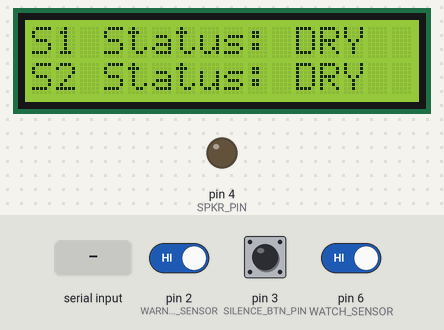
A sketch run on a simulated Arduino Uno, built with avr-gcc and run on an emulated ATmega328P. Shown: 16×2 character LCD, output pins drawn as LEDs (lit = HIGH). Dashed ring = blinking. The inputs (shaded band) are chosen by the test bench; at power-on: pin 2 (WARNING_SENSOR) HIGH, pin 6 (WATCH_SENSOR) HIGH, pin 3 (SILENCE_BTN_PIN) HIGH. What the sketch prints to the serial monitor is not drawn.

Above: at 1.2 s.
1.3 s: pin 2 (WARNING_SENSOR) driven LOW
At 1.9 s:
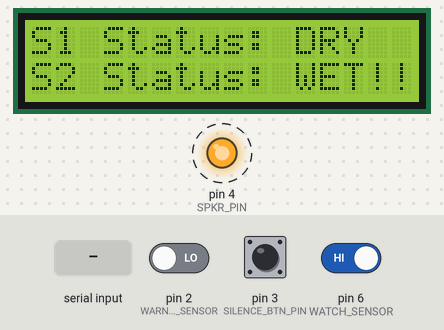
3.7 s: pin 6 (WATCH_SENSOR) driven LOW
At 4.4 s:
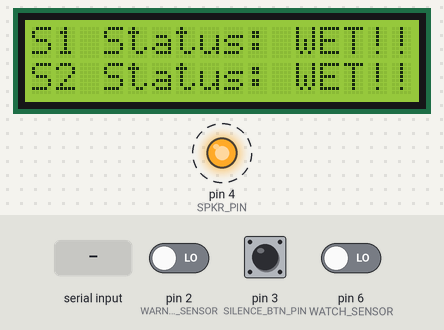
6.2 s: pin 2 (WARNING_SENSOR) driven HIGH
At 8.6 s:
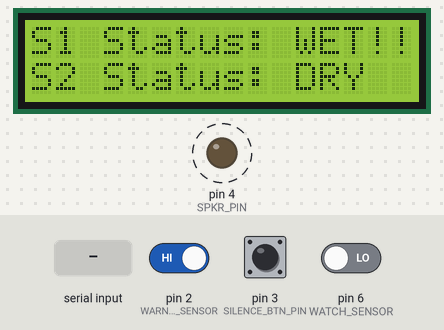
8.7 s: "1\n" received over Serial
At 9.5 s:
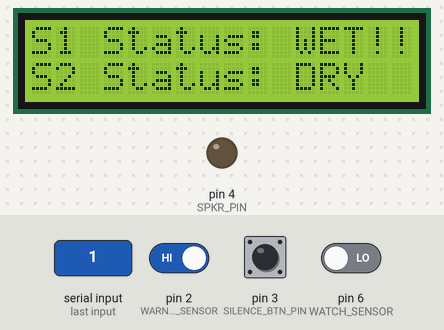
11.5 s: pin 6 (WATCH_SENSOR) driven HIGH
At 12.8 s:
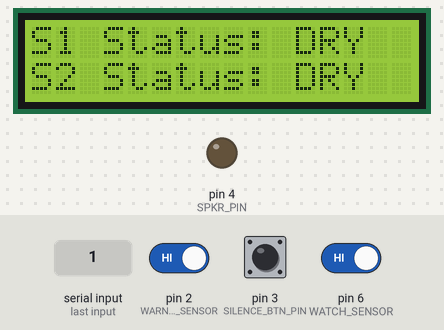
13.3 s: pin 2 (WARNING_SENSOR) driven LOW and pin 6 (WATCH_SENSOR) driven LOW
At 13.94 s:
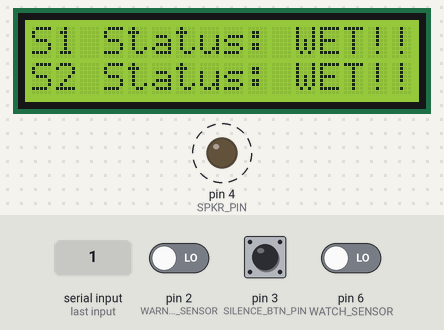
Timing chart, 0 to 63.8 s (numbered marks = the images above; inputs shaded):
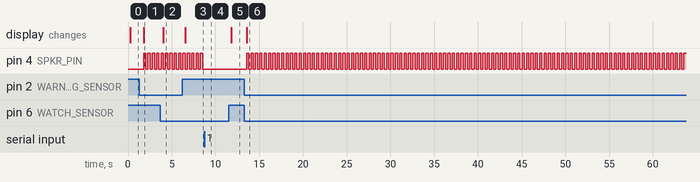

The sketch:

Sump_Monitor.ino
```cpp
//Sump Monitor
//Author: Andy Bard
//This code implements the sump monitor code for the home monitoring system.
//In particular, this handles reading the leak sensors and updating output
//accordingly.
#include <Wire.h>
#include <LiquidCrystal_I2C.h>

//Constants
#define SPKR_PIN 4
#define SILENCE_BTN_PIN 3
//There are two leak sensors, Watch and Warning. The name follows weather advisory rules.
//Watch is the les severe, Warning is more severe.
//For our purposes, this watch will be inside the pit, near the top, and warning will be
//just outside the pit to alarm of an actual breach of water into the home.
#define WATCH_SENSOR 6
#define WARNING_SENSOR 2 //Use two in case we decide to use an interrupt.

//Status Globals
bool ALARM = false;
bool SILENCED = false;
bool WARNING_DRY = true;
bool WATCH_DRY = true;

bool ALARM_ENABLED = true;

LiquidCrystal_I2C lcd(0x27,16,2); //Setup LCD over Wire comms, uses default address 0x27

//Used for the interrupt, attachInterrupt requires a func
void silence_alarm(){
  //try to fix the bounce in this signal.
  //WORKING AREA!
  //delay(50);
  //if(digitalRead(SILENCE_BTN_PIN) == HIGH){
  //  return;
  //}
  SILENCED = true;
}

void setup() {
  pinMode(SPKR_PIN, OUTPUT);
  pinMode(SILENCE_BTN_PIN, INPUT_PULLUP);
  pinMode(WATCH_SENSOR, INPUT_PULLUP);
  pinMode(WARNING_SENSOR, INPUT_PULLUP);
  lcd.init();
  lcd.backlight();
  //silence alarm if button is pressed because it's in pullup, we bind to FALLing
  attachInterrupt(digitalPinToInterrupt(SILENCE_BTN_PIN), silence_alarm, FALLING);
  SILENCED = false;
  Serial.begin(9600);
}

void check_alarm(){
  //If water is high or breached, alarm
  ALARM = !WATCH_DRY || !WARNING_DRY;
  //reset the silence to false once we're back in the dry condition so it can alarm again.
  if(!ALARM){
    SILENCED = false;
  }
}

//Handles lcd output for the loop
void update_output(){
  lcd.clear();
  lcd.setCursor(0,0);
  lcd.print("S1 Status: ");
  if(WATCH_DRY){
    lcd.print("DRY");
  } else {
    //WET, INSIDE PIT
    lcd.print("WET!!");
  }
  lcd.setCursor(0,1);
  lcd.print("S2 Status: ");
  if(WARNING_DRY){
    lcd.print("DRY");
  } else {
    //WET, OUTSIDE PIT. BREACH.
    lcd.print("WET!!");
  }
}

//this function handles communicating with the hub
void updateHub(){
  int hub_request = 0;
  int status_report = 0;
  if(Serial.available()){
    hub_request = Serial.parseInt(); //only passing basic ints around, this should work
    //0 if all is well, 1 for watch wet, 2 for warning wet, 3 for both.
    if(!WATCH_DRY) status_report += 1;
    if(!WARNING_DRY) status_report +=2;

    //Use 128 for all is well instead of 0 so that blips don't update the hub.
    if(status_report == 0){
      status_report = 128;
    }

    Serial.println(status_report);
  }
  if(hub_request == 1){
    SILENCED = true;
  }
}

//timing vars
int prev_stamp = 0;//Used for timing for playing alarm and resets
int alarm_toggle = 1;

void loop() {
  int polling_freq = 250; //We'll use a quarter second for loop length;
  WATCH_DRY = (digitalRead(WATCH_SENSOR)== HIGH);//These are in pullup, low is bad.
  WARNING_DRY = (digitalRead(WARNING_SENSOR)== HIGH);
  int curr_stamp = millis();
  //play alarm sound every other quarter second if alarm is played.
  if(ALARM & ALARM_ENABLED & !SILENCED){
      if(alarm_toggle){
        digitalWrite(SPKR_PIN, HIGH);
        alarm_toggle = 0;
      } else {
        alarm_toggle = 1;
      }
    }
  while(curr_stamp - prev_stamp < polling_freq){
    //Play alarm if necessary, handle silencing alarm if necessary, really waiting out the polling_freq
    curr_stamp = millis();
  }
  //end the note, update outputs and status globals
  update_output();
  updateHub();
  check_alarm();
  digitalWrite(SPKR_PIN, LOW);
  prev_stamp = curr_stamp;
}
```

Measured:
- after the input at 1.3 s, pin 4 (SPKR_PIN): alternates HIGH for 0.25 s and LOW for 0.25 s, starting after 0.48 s; the display: changes after 0.48 s (image 1)
- after the input at 3.7 s, the display: changes after 0.34 s (image 2)
- after the input at 6.2 s, the display: changes after 0.33 s (image 3)
- after the input at 8.7 s, pin 4 (SPKR_PIN): stops changing and stays LOW
- after the input at 11.5 s, the display: changes after 0.31 s (image 5)
- after the input at 13.3 s, pin 4 (SPKR_PIN): alternates HIGH for 0.25 s and LOW for 0.25 s, starting after 0.27 s; the display: changes after 0.27 s (image 6)
